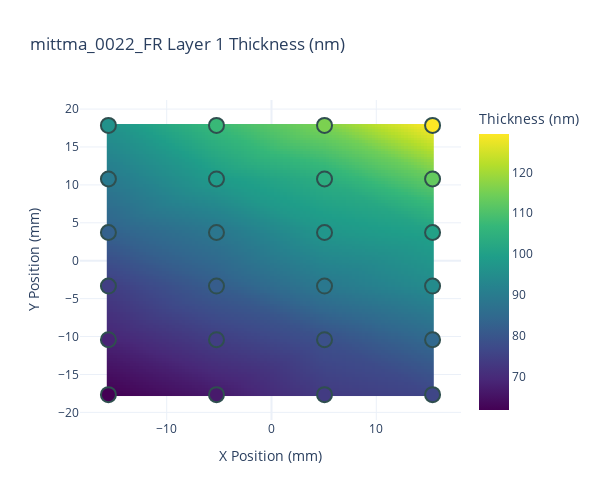
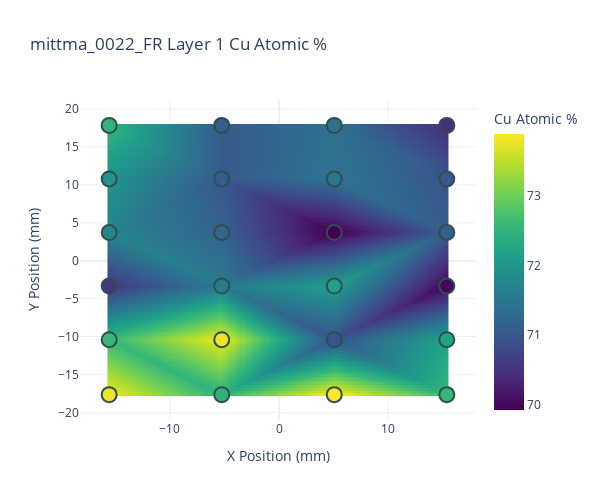
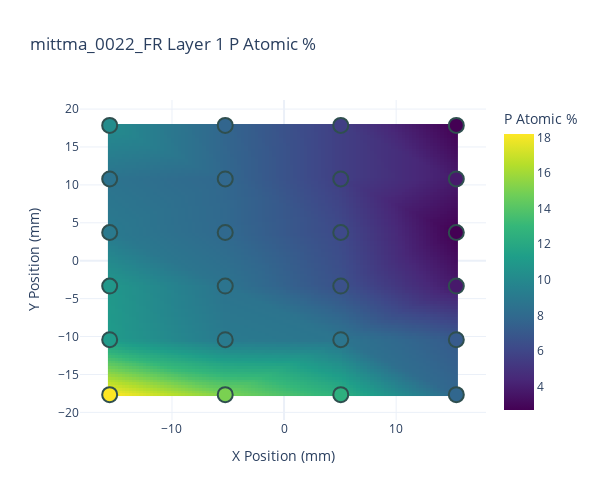
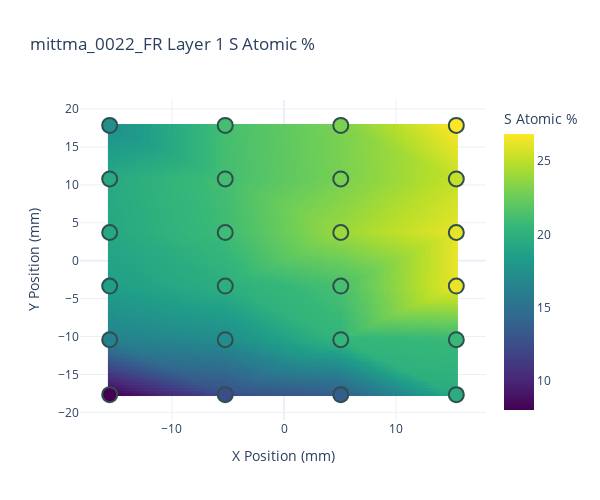

Notebook code cell kept with these figures, in order:
### Markdown cell above
#### plot a heatmap for each single sample

### Code cell
#plot for single samples
datatypes=["Layer 1 Thickness (nm)", "Layer 1 Cu Atomic %", "Layer 1 P Atomic %", "Layer 1 S Atomic %"] 
#exclude= ['-16.14,-18.24']

for i in range(len(datas)): 
    for datatype in datatypes:
        savepath = os.path.join(folder,"plots", f"{sample}_{pos[i]} {datatype}.png")
        new_heatmap(datatype, data=datas[i], title = f"{sample}_{pos[i]} {datatype}",
        savepath=savepath,
        #exclude =exclude
        )
